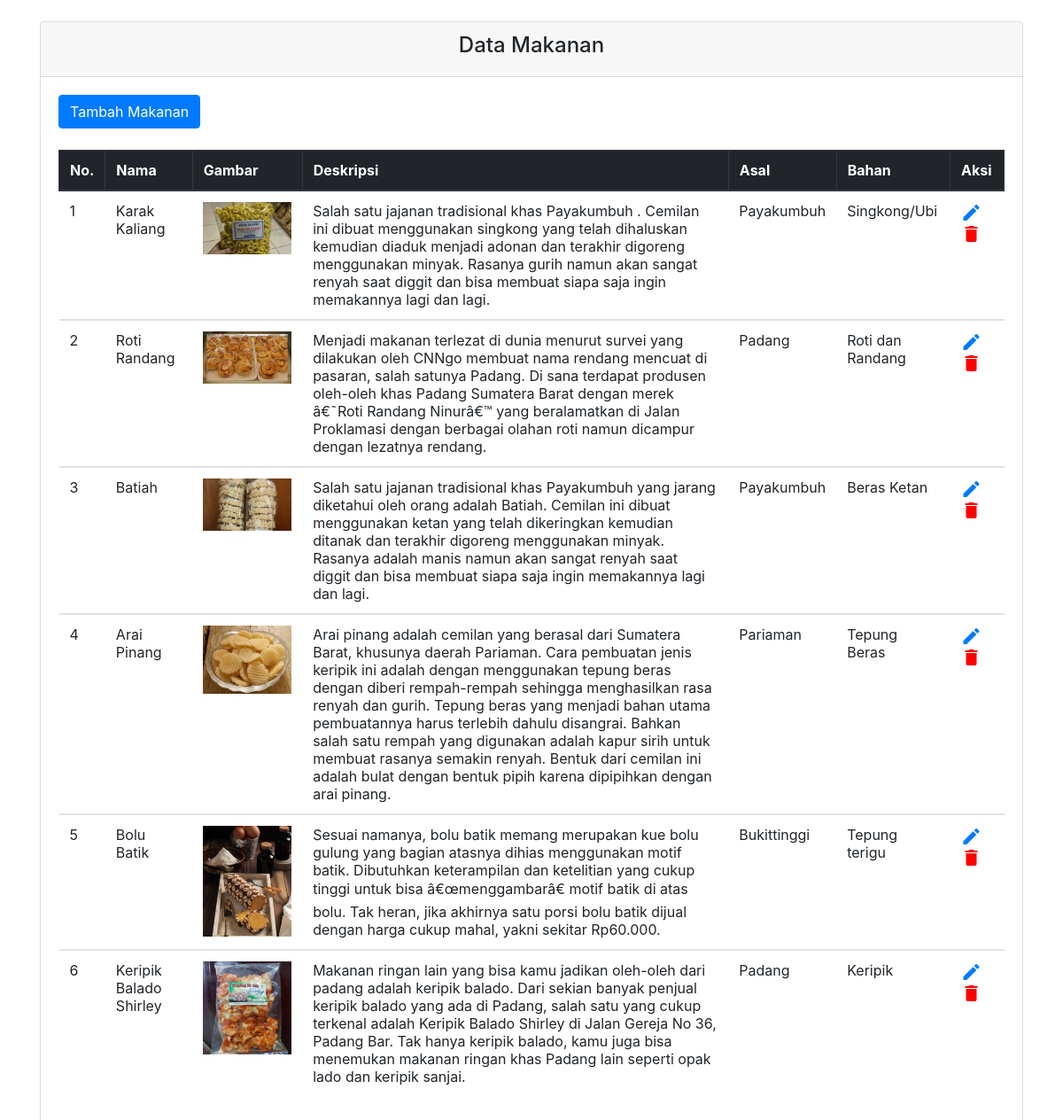
The page /admin/makanan.php on the database its author committed.
### tables this page shows
CREATE TABLE IF NOT EXISTS `makanan` (
  `id_makanan` int(11) NOT NULL AUTO_INCREMENT,
  `nama_makanan` varchar(50) NOT NULL,
  `gambar_makanan` varchar(255) NOT NULL,
  `deskripsi_makanan` text NOT NULL,
  `asal_makanan` varchar(50) NOT NULL,
  `bahan_makanan` varchar(50) NOT NULL,
  PRIMARY KEY (`id_makanan`)
);

### admin/functions2.php (called while the page is built, shortened)
<?php
$conn = mysqli_connect("localhost","root","","db_buahtangan");
function query($query){
	global $conn;
	$result = mysqli_query($conn,$query);
	$rows = [];
	while ($row = mysqli_fetch_assoc($result)) {
		$rows[] = $row;
	}
	return $rows;
}
?>

### admin/makanan.php (the view, shortened to what this page needs)
<?php
require 'functions2.php';
$makanan = query("SELECT * FROM makanan");
?>
<html lang="en">
  <head>
    <link rel="stylesheet" href="css/bootstrap.css">
    <link rel="stylesheet" href="css/bootstrap.min.css">
    </head>
	<body>
		<div class="container"><br>
			<div class="card">
		<div class="card-header">
		<center><h4>Data Makanan</h4></center>
	</div>
		<div class="card-body">
		<div class="form-group">
		<a href="makananadd.php" class="btn btn-primary">Tambah Makanan</a>
		<div class="table-responsive"><br>
		<table class="table">
			<thead class="thead-dark table-bordered">
			<tr>
				<th scope="col">No.</th>
				<th scope="col">Nama</th>
				<th scope="col">Gambar</th>
				<th scope="col">Deskripsi</th>
				<th scope="col">Asal</th>
				<th scope="col">Bahan</th>
				<th scope="col">Aksi</th>
			</tr>
			</thead>
			<?php  $i = 1;?>
			<?php foreach ($makanan as $row):?>
			<tbody>
			<tr>
				<td><?=	 $i; ?></td>
				<td><?= $row ["nama_makanan"];?></td>
				<td><img src="img/<?= $row ["gambar_makanan"]; ?>" style="width: 100px;"></td>
				<td><?= $row ["deskripsi_makanan"];?></td>
				<td><?= $row["asal_makanan"];?></td>
				<td><?= $row["bahan_makanan"];?></td>
				<td>
					<a href="makananedit.php?id_makanan=<?= $row ["id_makanan"]; ?>"><i class="small material-icons">edit</i></a>
					<a href="makanandel.php?id_makanan=<?= $row ["id_makanan"]; ?>" onclick ="return confirm('Apakah Ingin Menghapus?');"><i class="small material-icons" style="color: red;">delete</i></a>
				</td>
			</tr>
			</tbody>
			<?php $i++;?>
		<?php endforeach;?>
		</table>
		</div>
	</div>
	</div>
	</div>
	</body>
</html>

### rows shown on the page
makanan: nama_makanan "Karak Kaliang", gambar_makanan (picture), deskripsi_makanan "Salah satu jajanan tradisional khas Payakumbuh . Cemilan ini dibuat menggunakan singkong yang telah dihaluskan kemudian diaduk menjadi adonan dan terakhir digoreng menggunakan minyak. Rasanya gurih namun akan sangat renyah saat diggit dan bisa membuat siapa saja ingin memakannya lagi dan lagi.", asal_makanan "Payakumbuh", bahan_makanan "Singkong/Ubi"
makanan: nama_makanan "Roti Randang", gambar_makanan (picture), deskripsi_makanan "Menjadi makanan terlezat di dunia menurut survei yang dilakukan oleh CNNgo membuat nama rendang mencuat di pasaran, salah satunya Padang. Di sana terdapat produsen oleh-oleh khas Padang Sumatera Barat dengan merek â€˜Roti Randang Ninurâ€™ yang beralamatkan di Jalan Proklamasi dengan berbagai olahan roti namun dicampur dengan lezatnya rendang.", asal_makanan "Padang", bahan_makanan "Roti dan Randang"
makanan: nama_makanan "Batiah", gambar_makanan (picture), deskripsi_makanan "Salah satu jajanan tradisional khas Payakumbuh yang jarang diketahui oleh orang adalah Batiah. Cemilan ini dibuat menggunakan ketan yang telah dikeringkan kemudian ditanak dan terakhir digoreng menggunakan minyak. Rasanya adalah manis namun akan sangat renyah saat diggit dan bisa membuat siapa saja ingin memakannya lagi dan lagi.", asal_makanan "Payakumbuh", bahan_makanan "Beras Ketan"
makanan: nama_makanan "Arai Pinang", gambar_makanan (picture), deskripsi_makanan "Arai pinang adalah cemilan yang berasal dari Sumatera Barat, khusunya daerah Pariaman. Cara pembuatan jenis keripik ini adalah dengan menggunakan tepung beras dengan diberi rempah-rempah sehingga menghasilkan rasa renyah dan gurih. Tepung beras yang menjadi bahan utama pembuatannya harus terlebih dahulu disangrai. Bahkan salah satu rempah yang digunakan adalah kapur sirih untuk membuat rasanya semakin renyah. Bentuk dari cemilan ini adalah bulat dengan bentuk pipih karena dipipihkan dengan arai pinang.", asal_makanan "Pariaman", bahan_makanan "Tepung Beras"
makanan: nama_makanan "Bolu Batik", gambar_makanan (picture), deskripsi_makanan "Sesuai namanya, bolu batik memang merupakan kue bolu gulung yang bagian atasnya dihias menggunakan motif batik. Dibutuhkan keterampilan dan ketelitian yang cukup tinggi untuk bisa â€œmenggambarâ€ motif batik di atas bolu. Tak heran, jika akhirnya satu porsi bolu batik dijual dengan harga cukup mahal, yakni sekitar Rp60.000.", asal_makanan "Bukittinggi", bahan_makanan "Tepung terigu"
makanan: nama_makanan "Keripik Balado Shirley", gambar_makanan (picture), deskripsi_makanan "Makanan ringan lain yang bisa kamu jadikan oleh-oleh dari padang adalah keripik balado. Dari sekian banyak penjual keripik balado yang ada di Padang, salah satu yang cukup terkenal adalah Keripik Balado Shirley di Jalan Gereja No 36, Padang Bar. Tak hanya keripik balado, kamu juga bisa menemukan makanan ringan khas Padang lain seperti opak lado dan keripik sanjai.", asal_makanan "Padang", bahan_makanan "Keripik"
